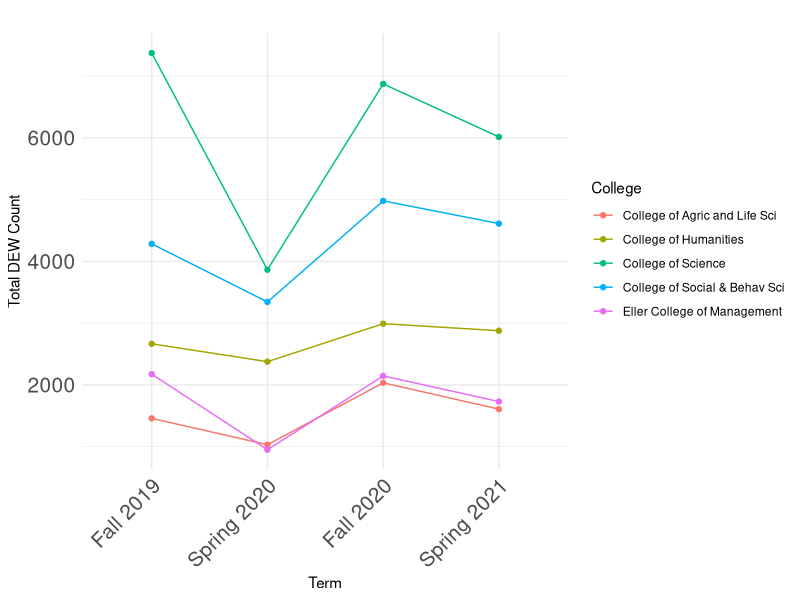
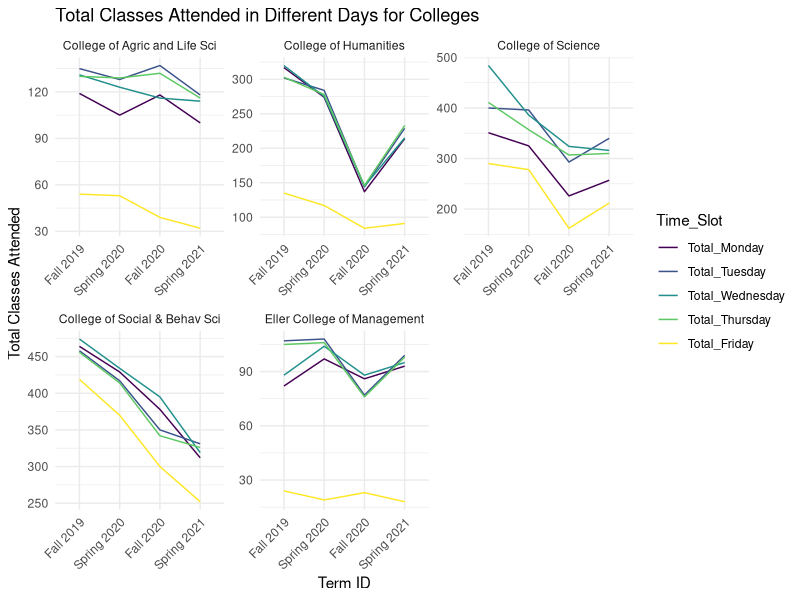
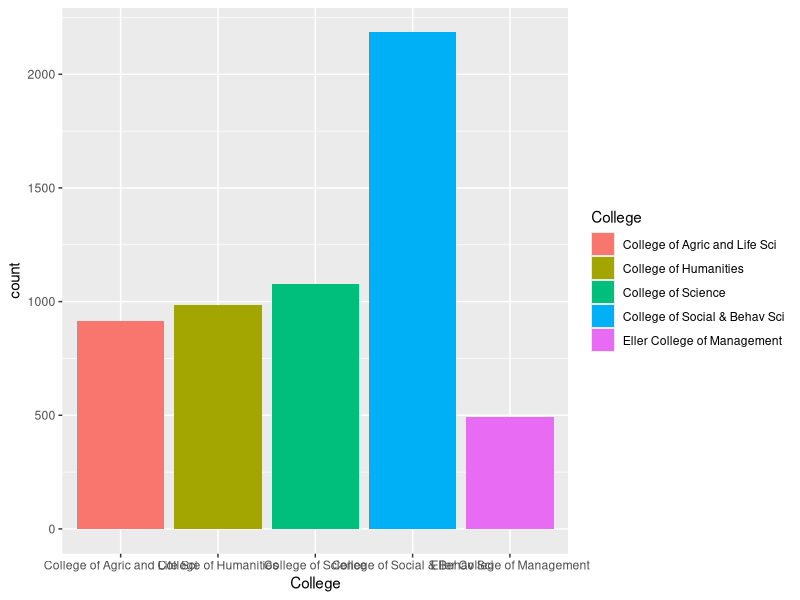
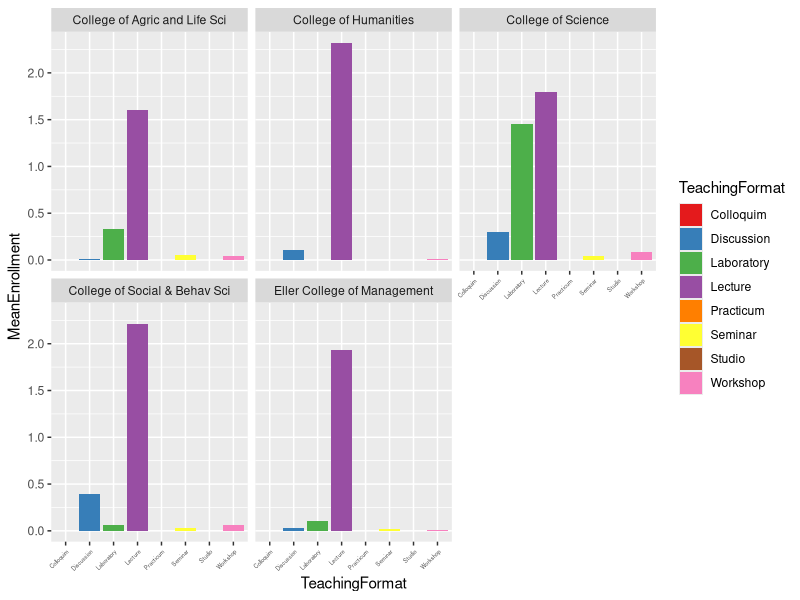
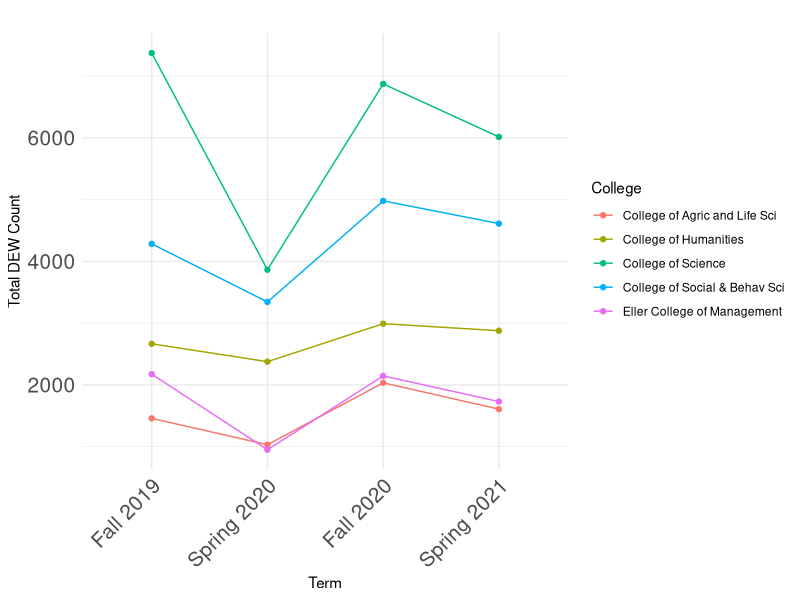
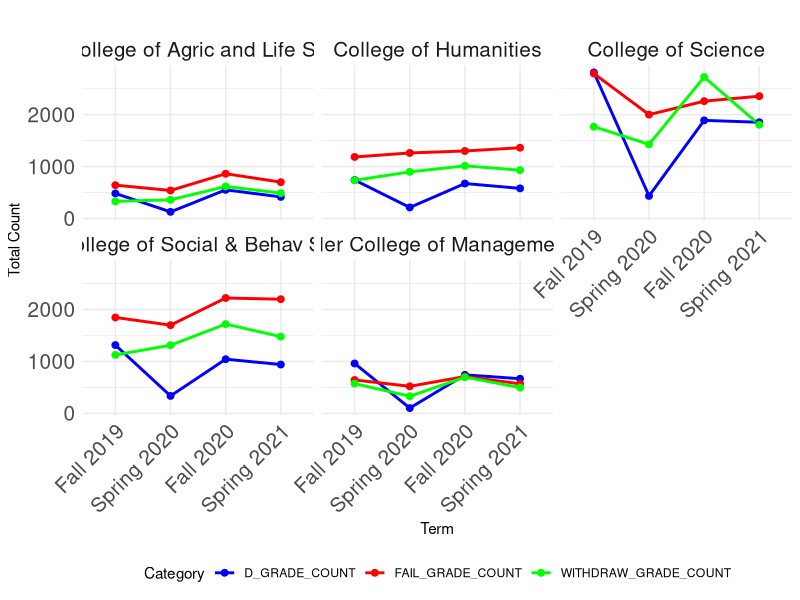
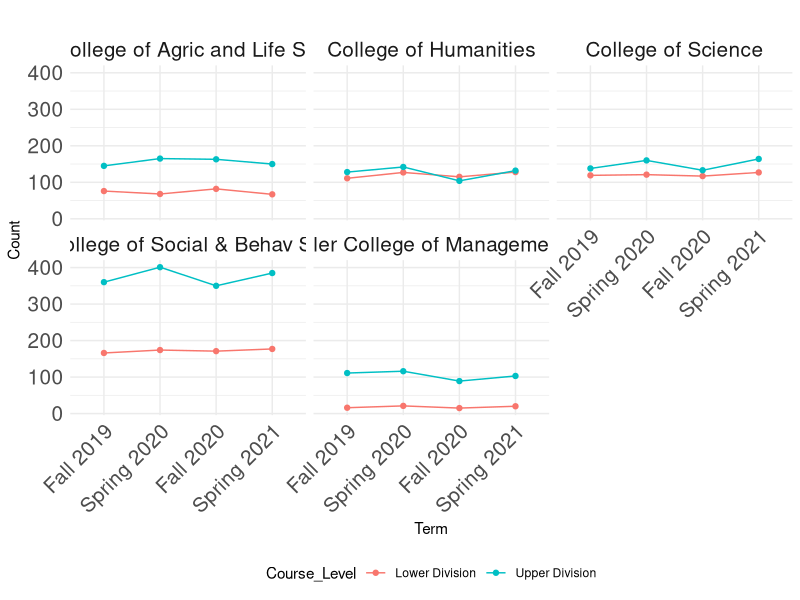
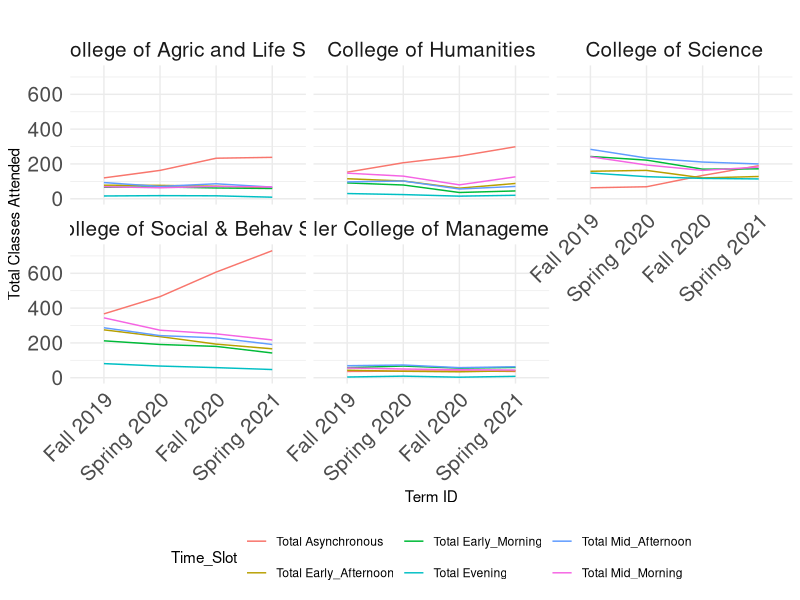

Reproduce these figures in R, in order.
## ---- chunk 1
#| label: load-pkgs
#| message: false

suppressWarnings(library(tidyverse))
library(knitr)
library(lubridate)
library(ggplot2)
library(dplyr)
## ---- chunk 2
#| code-fold: true
#| code-summary: "Load data"
# read in data
study_data <- read.csv("data/study_data.csv")
kable(head(study_data))
## ---- chunk 3
#| code-fold: true
#| code-summary: "filter data"
# Filter the data for the specified colleges and TERM_LD values
selected_colleges <- c('College of Agric and Life Sci', 'College of Humanities','College of Science', 'College of Social & Behav Sci', 'Eller College of Management')


selected_terms <- c('Fall 2018', 'Spring 2019', 'Fall 2019', 'Spring 2020', 'Fall 2020', 'Spring 2021')

filtered_data <- study_data %>%
  filter(College %in% selected_colleges & TERM_LD %in% selected_terms)

## ---- chunk 4
#DEW count (K) for 5 colleges over semesters - Utkarsha

# Aggregate the data

aggregated_data <- filtered_data %>%

  group_by(College, TERM_LD) %>%

  summarise(DEW_COUNT = sum(DEW_COUNT))

 

# Convert TERM_LD to a factor with a specific order

filtered_data$TERM_LD <- factor(filtered_data$TERM_LD, levels = selected_terms)

 

# Save the plot to a folder named "images"
plot <- ggplot(aggregated_data, aes(x = factor(TERM_LD, levels = selected_terms), y = DEW_COUNT, color = College, group = College)) +
  geom_line() +
  geom_point() +
  labs(
    title = "",
    x = "Term",
    y = "Total DEW Count"
  ) +
  theme_minimal() +
  theme(axis.text.x = element_text(angle = 45, hjust = 1, size=15), axis.text.y = element_text(size=15))
  

# Save the plot as a PNG file
ggsave("images/TSA1.png", plot = plot)

plot
## ---- chunk 5
#DEW counts (H, I, J) for 5 colleges (Facet) over semesters  - Dong

# Aggregate the data by College, TERM_LD, and calculate the sum of D_GRADE_COUNT, FAIL_GRADE_COUNT, and WITHDRAW_GRADE_COUNT
aggregated_data <- filtered_data %>%
  group_by(College, TERM_LD) %>%
  summarise(D_GRADE_COUNT = sum(D_GRADE_COUNT),
            FAIL_GRADE_COUNT = sum(FAIL_GRADE_COUNT),
            WITHDRAW_GRADE_COUNT = sum(WITHDRAW_GRADE_COUNT))

# Convert TERM_LD to a factor with a specific order
aggregated_data$TERM_LD <- factor(aggregated_data$TERM_LD, levels = selected_terms)

# Create a facet plot with lines for time series analysis
plot2<-ggplot(aggregated_data, aes(x = TERM_LD, group = College)) +
  geom_line(aes(y = D_GRADE_COUNT, color = "D_GRADE_COUNT"), size = 1) +
  geom_line(aes(y = FAIL_GRADE_COUNT, color = "FAIL_GRADE_COUNT"), size = 1) +
  geom_line(aes(y = WITHDRAW_GRADE_COUNT, color = "WITHDRAW_GRADE_COUNT"), size = 1) +
  geom_point(aes(y = D_GRADE_COUNT, color = "D_GRADE_COUNT"), size = 2) +
  geom_point(aes(y = FAIL_GRADE_COUNT, color = "FAIL_GRADE_COUNT"), size = 2) +
  geom_point(aes(y = WITHDRAW_GRADE_COUNT, color = "WITHDRAW_GRADE_COUNT"), size = 2) +
  labs(title = "",
       x = "Term",
       y = "Total Count",
       color = "Category") +
  scale_color_manual(values = c("D_GRADE_COUNT" = "blue", "FAIL_GRADE_COUNT" = "red", "WITHDRAW_GRADE_COUNT" = "green")) +
  facet_wrap(~College) +
  theme_minimal()+
  theme(axis.text.x = element_text(angle = 45, hjust = 1, size=15), axis.text.y = element_text(size=15),
        strip.text = element_text(size = 15, angle = 0, hjust = 0.5),
        legend.position = "bottom",  # Place legend at the bottom
        legend.direction = "horizontal",  # Display legend horizontally
        legend.box = "horizontal")  # Align legend items horizontally
# Save the plot as a PNG file
ggsave("images/TSA2.png", plot = plot2, width = 12, height = 8, units = "in")

## ---- chunk 6
#DEW counts (F) based on the division level over semesters - Anjani

# Rename the 'course.level' column to 'Course_Level'
filtered_data <- filtered_data %>%
  rename(Course_Level = 	Course.Level)

grouped_data <- filtered_data %>%
  group_by(College, TERM_LD, Course_Level)

# Convert TERM_LD to factor with ordered levels
grouped_data$TERM_LD <- factor(
  grouped_data$TERM_LD,
  levels = selected_terms,
  ordered = TRUE
)


# Summarize the grouped data to get the desired summary statistics
summary <- grouped_data %>%
  summarise(
    count = n()
  )

# Plotting the facet line graph with adjusted strip text labels and legend at the bottom
plot3 <- ggplot(summary, aes(x = TERM_LD, y = count, group = Course_Level, color = Course_Level)) +
  geom_line() +
  geom_point() +
  facet_wrap(~College) +
  labs(
    title = "",
    x = "Term",
    y = "Count"
  ) +
  theme_minimal() +
  theme(axis.text.x = element_text(angle = 45, hjust = 1,  size=15), axis.text.y = element_text(size=15),
        strip.text = element_text(size = 15, angle = 0, hjust = 0.5),
        legend.position = "bottom",  # Place legend at the bottom
        legend.direction = "horizontal",  # Display legend horizontally
        legend.box = "horizontal")  # Align legend items horizontally

# Save the plot as a PNG file
ggsave("images/TSA3.png", plot = plot3, width = 12, height = 8, units = "in")


## ---- chunk 7
study_data <- read.csv("data/study_data.csv")

# Filter the data for the specified colleges and TERM_LD values
study_data_selected_terms <- c('Fall 2018', 'Spring 2019', 'Fall 2019', 'Spring 2020', 'Fall 2020', 'Spring 2021')

study_data_filtered_data <- study_data %>%
  filter(College %in% selected_colleges & TERM_LD %in% study_data_selected_terms)

## ---- chunk 8
#How time affects classes (columns AH to AM) for different colleges (the five mentioned above)

# Create the table for each time slot
time_slots <- c("Early_Morning", "Mid_Morning", "Early_Afternoon", "Mid_Afternoon", "Evening", "Asynchronous")

tables_list <- lapply(time_slots, function(slot) {
  table_data <- study_data_filtered_data%>%
    group_by(College, TERM_LD) %>%
    summarise(Total_Classes_Attended = sum(!!sym(slot), na.rm = TRUE))
})

# Modify column names of the tables within tables_list
for (i in 1:length(tables_list)) {
  col_name <- paste("Total ", time_slots[i], sep = "")  # Generate new column name
  names(tables_list[[i]])[3] <- col_name  # Assign new column name to the last column
}

# Merge tables into a single table
merged_table <- reduce(tables_list, full_join, by = c("College", "TERM_LD"))

# Melt the data for plotting
merged_table_long <- tidyr::pivot_longer(merged_table, cols = starts_with("Total"), 
                                         names_to = "Time_Slot", values_to = "Total_Classes_Attended")

# Convert TERM_LD to factor with ordered levels
merged_table_long$TERM_LD <- factor(
  merged_table_long$TERM_LD,
  levels = study_data_selected_terms,
  ordered = TRUE
)

# Plotting the facet plot with chronological x-axis
plot4<-ggplot(merged_table_long, aes(x = TERM_LD, y = Total_Classes_Attended, color = Time_Slot, group = Time_Slot)) +
  geom_line() +
  facet_wrap(~ College) +
  labs(
    title = "",
    x = "Term ID",
    y = "Total Classes Attended"
  ) +
  theme_minimal() +
  theme(axis.text.x = element_text(angle = 45, hjust = 1,  size=15), axis.text.y = element_text(size=15),
        strip.text = element_text(size = 15, angle = 0, hjust = 0.5),
        legend.position = "bottom",  # Place legend at the bottom
        legend.direction = "horizontal",  # Display legend horizontally
        legend.box = "horizontal") # Align legend items horizontally
       

# Save the plot as a PNG file
ggsave("images/TSA4.png", plot = plot4, width = 10, height = 8, units = "in")

## ---- chunk 9
#Total number of classes per week (AN to AT) - Anjani

# Create a table for each day of the week
weekdays <- c("Monday", "Tuesday", "Wednesday", "Thursday", "Friday")

tables_list <- lapply(weekdays, function(slot) {
  table_data <- study_data_filtered_data%>%
    group_by(College, TERM_LD) %>%
    summarise(Total_Classes_Attended = sum(!!sym(slot), na.rm = TRUE))
})

# Modify column names of the tables within tables_list
for (i in 1:length(tables_list)) {
  col_name <- paste("Total_", weekdays[i], sep = "")  # Generate new column name
  names(tables_list[[i]])[3] <- col_name  # Assign new column name to the last column
}

# Merge tables into a single table
merged_table <- reduce(tables_list, full_join, by = c("College", "TERM_LD"))

# Melt the data for plotting
merged_table_long <- tidyr::pivot_longer(merged_table, cols = starts_with("Total"),  names_to = "Time_Slot", values_to = "Total_Classes_Attended")

# Convert TERM_LD to factor with ordered levels
merged_table_long$TERM_LD <- factor(
  merged_table_long$TERM_LD,
  levels = study_data_selected_terms,
  ordered = TRUE
)

# Convert Time_Slot to factor with ordered levels
merged_table_long$Time_Slot <- factor(
  merged_table_long$Time_Slot,
  levels = paste("Total_", weekdays, sep = ""),
  ordered = TRUE
)

# Plotting the facet plot
ggplot(merged_table_long, aes(x = TERM_LD, y = Total_Classes_Attended, color = Time_Slot, group = Time_Slot)) +
  geom_line() +
  facet_wrap(~ College, scales = "free") +
  labs(
    title = "Total Classes Attended in Different Days for Colleges",
    x = "Term ID",
    y = "Total Classes Attended"
  ) +
  theme_minimal() +
  theme(axis.text.x = element_text(angle = 45, hjust = 1))

## ---- chunk 10
#Total Number of students enrolled in different types of teaching format (columns AU to BB) for different colleges - Dong

#  Only look at five colleges: Agriculture, Social and Behavioral, Eller, Humanities, Science
study_data<- study_data%>%
  filter(College == "College of Agric and Life Sci" | College ==  "Eller College of Management"|  College == "College of Social & Behav Sci"| College == "College of Science"|  College ==  "College of Humanities")

## ---- chunk 11
# total number of courses by colleges
study_data%>%
  group_by(College) %>%
  ggplot(aes( x = College,
          	fill = College))+
  geom_bar(position = "dodge")
## ---- chunk 12
#3 Mean student enrollment in different types of teaching format (columns AU to BB) by colleges - Dong

# Reshape data and calculate mean enrollment
long_data <- study_data%>%
  pivot_longer(
	cols = Laboratory:Practicum,
	names_to = "TeachingFormat",
	values_to = "Enrollment"
  ) %>%
  group_by(College, TeachingFormat) %>%
  summarise(MeanEnrollment = mean(Enrollment, na.rm = TRUE))

# Create a plot with facets for each college, adding colors for each TeachingFormat
ggplot(long_data, aes(x = TeachingFormat, y = MeanEnrollment, fill = TeachingFormat)) +
  geom_bar(stat = "identity") +
  facet_wrap(~ College) +
  theme(axis.text.x = element_text(angle = 45, hjust = 1, size=4)) +
  scale_fill_brewer(palette = "Set1")  

